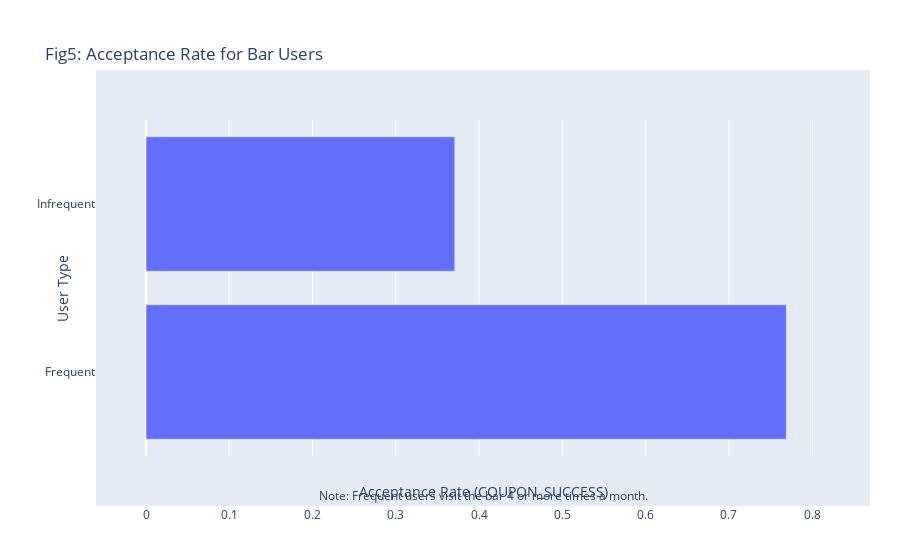

Notebook source saved alongside this figure:
### Markdown cell above
3. Compare the acceptance rate between those who went to a bar 3 or fewer times a month to those who went more.

### Code cell
bar_coupon_success_for_frequent_user = data_only_bar_coupon.query("(BAR == '4~8') | (BAR == 'gt8')")[['COUPON_SUCCESS']].mean().values[0]
bar_coupon_success_for_infrequent_users = data_only_bar_coupon.query("(BAR != '4~8') & (BAR != 'gt8')")[['COUPON_SUCCESS']].mean().values[0]
# Create a DataFrame from your variables
bar_coupon_comparison1 = {
    'USER_TYPE': ['Frequent', 'Infrequent'],
    'COUPON_SUCCESS': [bar_coupon_success_for_frequent_user, bar_coupon_success_for_infrequent_users]
}
bar_coupon_comparison_df1 = pd.DataFrame(bar_coupon_comparison1)

# Create a bar chart with Plotly
fig5 = px.bar(bar_coupon_comparison_df1, 
              y='USER_TYPE', 
              x='COUPON_SUCCESS', 
              title='Fig5: Acceptance Rate for Bar Users',
              labels={
                     "USER_TYPE": "User Type",
                     "COUPON_SUCCESS": "Acceptance Rate (COUPON_SUCCESS)"
              })

fig5.update_layout(
    annotations=[
        dict(
            x=0.5,
            y=-0.15,
            showarrow=False,
            text="Note: Frequent users visit the bar 4 or more times a month.",
            xref="paper",
            yref="paper"
        )
    ],
    margin=dict(
        t=120, # top margin
        pad=50  # padding
    )
)

fig5.show()

### Figure 1 — Plotly figure (JSON) as saved in the notebook; plotly's stock layout.template omitted (floating-point values rounded to 4 significant figures)
{"data": [{"alignmentgroup": "True", "hovertemplate": "Acceptance Rate (COUPON_SUCCESS)=%{x}<br>User Type=%{y}<extra></extra>", "legendgroup": "", "marker": {"color": "#636efa", "pattern": {"shape": ""}}, "name": "", "offsetgroup": "", "orientation": "h", "showlegend": false, "textposition": "auto", "type": "bar", "x": [0.7688, 0.3707], "xaxis": "x", "y": ["Frequent", "Infrequent"], "yaxis": "y"}], "layout": {"annotations": [{"showarrow": false, "text": "Note: Frequent users visit the bar 4 or more times a month.", "x": 0.5, "xref": "paper", "y": -0.15, "yref": "paper"}], "autosize": true, "barmode": "relative", "legend": {"tracegroupgap": 0}, "margin": {"pad": 50, "t": 120}, "title": {"text": "Fig5: Acceptance Rate for Bar Users"}, "xaxis": {"anchor": "y", "autorange": true, "domain": [0, 1], "range": [0, 0.8093], "title": {"text": "Acceptance Rate (COUPON_SUCCESS)"}, "type": "linear"}, "yaxis": {"anchor": "x", "autorange": true, "domain": [0, 1], "range": [-0.5, 1.5], "title": {"text": "User Type"}, "type": "category"}}}
